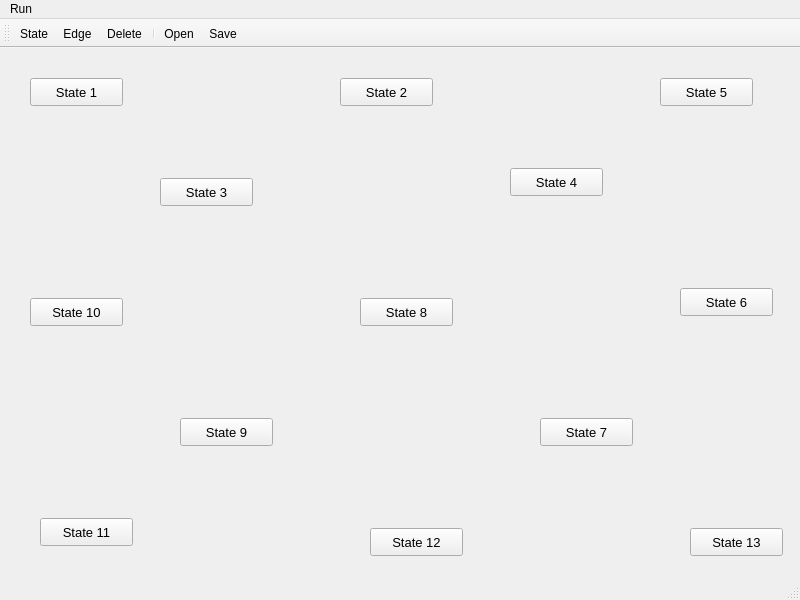
<?xml version="1.0" encoding="UTF-8"?>
<ui version="4.0">
 <class>Turing</class>
 <widget class="QMainWindow" name="Turing">
  <property name="geometry">
   <rect>
    <x>0</x>
    <y>0</y>
    <width>800</width>
    <height>600</height>
   </rect>
  </property>
  <property name="windowTitle">
   <string>MainWindow</string>
  </property>
  <widget class="QWidget" name="centralwidget">
   <widget class="QPushButton" name="pushButton_12">
    <property name="geometry">
     <rect>
      <x>370</x>
      <y>480</y>
      <width>93</width>
      <height>28</height>
     </rect>
    </property>
    <property name="font">
     <font>
      <pointsize>10</pointsize>
     </font>
    </property>
    <property name="text">
     <string>State 12</string>
    </property>
   </widget>
   <widget class="QPushButton" name="pushButton_8">
    <property name="geometry">
     <rect>
      <x>360</x>
      <y>250</y>
      <width>93</width>
      <height>28</height>
     </rect>
    </property>
    <property name="font">
     <font>
      <pointsize>10</pointsize>
     </font>
    </property>
    <property name="text">
     <string>State 8</string>
    </property>
   </widget>
   <widget class="QPushButton" name="pushButton_7">
    <property name="geometry">
     <rect>
      <x>540</x>
      <y>370</y>
      <width>93</width>
      <height>28</height>
     </rect>
    </property>
    <property name="font">
     <font>
      <pointsize>10</pointsize>
     </font>
    </property>
    <property name="text">
     <string>State 7</string>
    </property>
   </widget>
   <widget class="QPushButton" name="pushButton_4">
    <property name="geometry">
     <rect>
      <x>510</x>
      <y>120</y>
      <width>93</width>
      <height>28</height>
     </rect>
    </property>
    <property name="font">
     <font>
      <pointsize>10</pointsize>
     </font>
    </property>
    <property name="text">
     <string>State 4</string>
    </property>
   </widget>
   <widget class="QPushButton" name="pushButton_9">
    <property name="geometry">
     <rect>
      <x>180</x>
      <y>370</y>
      <width>93</width>
      <height>28</height>
     </rect>
    </property>
    <property name="font">
     <font>
      <pointsize>10</pointsize>
     </font>
    </property>
    <property name="text">
     <string>State 9</string>
    </property>
   </widget>
   <widget class="QPushButton" name="pushButton_2">
    <property name="geometry">
     <rect>
      <x>340</x>
      <y>30</y>
      <width>93</width>
      <height>28</height>
     </rect>
    </property>
    <property name="font">
     <font>
      <pointsize>10</pointsize>
     </font>
    </property>
    <property name="text">
     <string>State 2</string>
    </property>
   </widget>
   <widget class="QPushButton" name="pushButton_5">
    <property name="geometry">
     <rect>
      <x>660</x>
      <y>30</y>
      <width>93</width>
      <height>28</height>
     </rect>
    </property>
    <property name="font">
     <font>
      <pointsize>10</pointsize>
     </font>
    </property>
    <property name="text">
     <string>State 5</string>
    </property>
   </widget>
   <widget class="QPushButton" name="pushButton_1">
    <property name="geometry">
     <rect>
      <x>30</x>
      <y>30</y>
      <width>93</width>
      <height>28</height>
     </rect>
    </property>
    <property name="font">
     <font>
      <pointsize>10</pointsize>
     </font>
    </property>
    <property name="text">
     <string>State 1</string>
    </property>
   </widget>
   <widget class="QPushButton" name="pushButton_6">
    <property name="geometry">
     <rect>
      <x>680</x>
      <y>240</y>
      <width>93</width>
      <height>28</height>
     </rect>
    </property>
    <property name="font">
     <font>
      <pointsize>10</pointsize>
     </font>
    </property>
    <property name="text">
     <string>State 6</string>
    </property>
   </widget>
   <widget class="QPushButton" name="pushButton_3">
    <property name="geometry">
     <rect>
      <x>160</x>
      <y>130</y>
      <width>93</width>
      <height>28</height>
     </rect>
    </property>
    <property name="font">
     <font>
      <pointsize>10</pointsize>
     </font>
    </property>
    <property name="text">
     <string>State 3</string>
    </property>
   </widget>
   <widget class="QPushButton" name="pushButton_10">
    <property name="geometry">
     <rect>
      <x>30</x>
      <y>250</y>
      <width>93</width>
      <height>28</height>
     </rect>
    </property>
    <property name="font">
     <font>
      <pointsize>10</pointsize>
     </font>
    </property>
    <property name="text">
     <string>State 10</string>
    </property>
   </widget>
   <widget class="QPushButton" name="pushButton_11">
    <property name="geometry">
     <rect>
      <x>40</x>
      <y>470</y>
      <width>93</width>
      <height>28</height>
     </rect>
    </property>
    <property name="font">
     <font>
      <pointsize>10</pointsize>
     </font>
    </property>
    <property name="text">
     <string>State 11</string>
    </property>
   </widget>
   <widget class="QPushButton" name="pushButton_13">
    <property name="geometry">
     <rect>
      <x>690</x>
      <y>480</y>
      <width>93</width>
      <height>28</height>
     </rect>
    </property>
    <property name="font">
     <font>
      <pointsize>10</pointsize>
     </font>
    </property>
    <property name="text">
     <string>State 13</string>
    </property>
   </widget>
  </widget>
  <widget class="QMenuBar" name="menubar">
   <property name="geometry">
    <rect>
     <x>0</x>
     <y>0</y>
     <width>800</width>
     <height>26</height>
    </rect>
   </property>
   <widget class="QMenu" name="menuRun">
    <property name="title">
     <string>Run</string>
    </property>
    <addaction name="actionFast_Run"/>
    <addaction name="actionStep_by_Step"/>
    <addaction name="actionMultiple_Run"/>
   </widget>
   <addaction name="menuRun"/>
  </widget>
  <widget class="QStatusBar" name="statusbar"/>
  <widget class="QToolBar" name="toolBar">
   <property name="windowTitle">
    <string>toolBar</string>
   </property>
   <attribute name="toolBarArea">
    <enum>TopToolBarArea</enum>
   </attribute>
   <attribute name="toolBarBreak">
    <bool>false</bool>
   </attribute>
   <addaction name="actionState"/>
   <addaction name="actionEdge"/>
   <addaction name="actionDelete"/>
   <addaction name="separator"/>
   <addaction name="actionOpen"/>
   <addaction name="actionSave"/>
  </widget>
  <action name="actionFast_Run">
   <property name="text">
    <string>Fast Run</string>
   </property>
  </action>
  <action name="actionStep_by_Step">
   <property name="text">
    <string>Step by Step</string>
   </property>
  </action>
  <action name="actionMultiple_Run">
   <property name="text">
    <string>Multiple Run</string>
   </property>
  </action>
  <action name="actionState">
   <property name="text">
    <string>State</string>
   </property>
  </action>
  <action name="actionEdge">
   <property name="text">
    <string>Edge</string>
   </property>
  </action>
  <action name="actionMove">
   <property name="text">
    <string>Move</string>
   </property>
  </action>
  <action name="actionDelete">
   <property name="text">
    <string>Delete</string>
   </property>
  </action>
  <action name="actionOpen">
   <property name="text">
    <string>Open</string>
   </property>
  </action>
  <action name="actionSave">
   <property name="text">
    <string>Save</string>
   </property>
  </action>
 </widget>
 <resources/>
 <connections/>
</ui>
